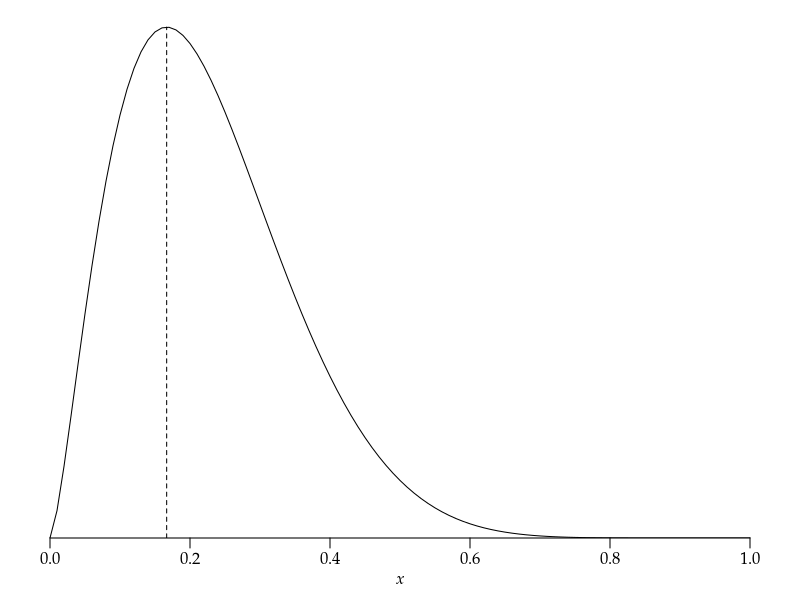

Reproduce this figure in R. (Note: this script raises an error after producing the figure.)
args = commandArgs()
basename = sub(".R$", "", sub("^--file=(.*/)?", "", args[grep("^--file=", args)]))
if (length(basename) != 0)
    pdf(file=paste0(basename, "_tmp.pdf"), colormodel="gray", width=4, height=2.5)
par(family="Palatino")
par(mgp=c(1.5,0.5,0)) # title and axis margins. default: c(3,1,0)
par(mar=c(3,1,1,1)+0.1) # bottom, left, top, right margins. default: c(5,4,4,2)+0.1

f = function(x) dbeta(x, 2.5, 8.5)
curve(f(x), 0, 1, ylim=c(0, 1.01*f(3/18)),
      xlab=expression(italic(x)), ylab="", yaxs="i", axes=FALSE)
axis(1)
segments(3/18, 0, 3/18, f(3/18), lty=2)

dev.off()
embedFonts(paste0(basename, "_tmp.pdf"), outfile=paste0(basename, ".pdf"),
           options="-c \"<</NeverEmbed []>> setdistillerparams\" -f ")
